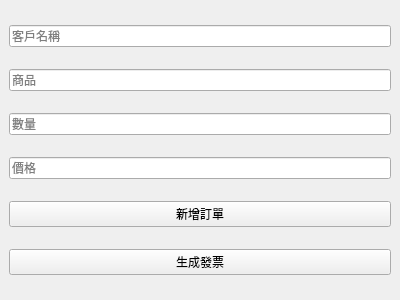
<?xml version="1.0" encoding="UTF-8"?>
<ui version="4.0">
 <class>OrderWindow</class>
 <widget class="QMainWindow" name="OrderWindow">
  <property name="geometry">
   <rect>
    <x>0</x>
    <y>0</y>
    <width>400</width>
    <height>300</height>
   </rect>
  </property>
  <property name="windowTitle">
   <string>訂單管理</string>
  </property>
  <widget class="QWidget" name="centralwidget">
   <layout class="QVBoxLayout" name="verticalLayout">
    <item>
     <widget class="QLineEdit" name="customer_name_input">
      <property name="placeholderText">
       <string>客戶名稱</string>
      </property>
     </widget>
    </item>
    <item>
     <widget class="QLineEdit" name="item_input">
      <property name="placeholderText">
       <string>商品</string>
      </property>
     </widget>
    </item>
    <item>
     <widget class="QLineEdit" name="quantity_input">
      <property name="placeholderText">
       <string>數量</string>
      </property>
     </widget>
    </item>
    <item>
     <widget class="QLineEdit" name="price_input">
      <property name="placeholderText">
       <string>價格</string>
      </property>
     </widget>
    </item>
    <item>
     <widget class="QPushButton" name="add_order_button">
      <property name="text">
       <string>新增訂單</string>
      </property>
     </widget>
    </item>
    <item>
     <widget class="QPushButton" name="generate_invoice_button">
      <property name="text">
       <string>生成發票</string>
      </property>
     </widget>
    </item>
   </layout>
  </widget>
 </widget>
 <resources/>
 <connections/>
</ui>
